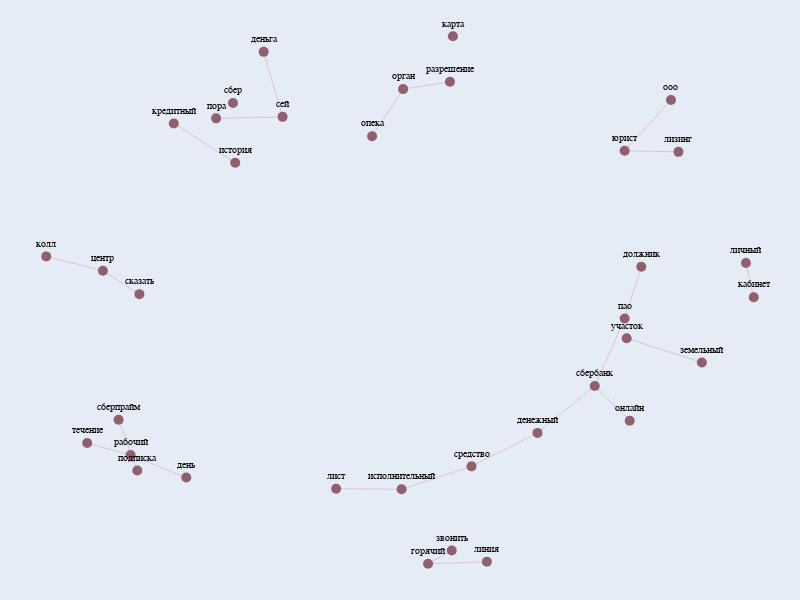

The code cell stored with this chart in its notebook:
### Markdown cell above
В отзывах часто хвалят высокий профессионализм, отделения Сбера в Москве и в Питере, работу сотрудников и, видимо, условия ипотечного кредитования

На графике со средним рейтингом банков было видно, что после октября рейтинг Сбера сильно упал. Можем посмотреть, что не нравилось клиентам банка в ноябре и декабре

### Code cell
neg_bigr, neg_trigr = get_bigr_and_trigr(nlp_data_neg[(nlp_data_neg["bank_name"] == "СберБанк") & (nlp_data_neg['date'].dt.month.isin([11, 12]))])
draw_net(pd.merge(neg_bigr, neg_trigr, how="outer"), edge_color="#cf9db4", node_color="#915f6d")

### Figure 1 — Plotly figure (JSON) as saved in the notebook; plotly's stock layout.template omitted (floating-point values rounded to 4 significant figures)
{"data": [{"hoverinfo": "none", "line": {"color": "#cf9db4", "width": 0.5}, "mode": "lines", "type": "scatter", "x": [0.3846, 0.1987, null, 0.3846, 0.5461, null, 0.1987, 0.001571, null, 0.1462, 0.1462, null, 0.07619, 0.242, null, 0.07619, 0.1428, null, 0.5461, 0.5461, null, 0.5461, 0.6304, null, 0.5461, 0.6445, null, 0.9722, 0.9942, null, 0.6304, 0.6773, null, -0.7622, -0.6054, null, -0.7622, -0.8846, null, -0.3339, -0.5213, null, -0.3339, -0.3871, null, 0.001571, -0.1829, null, -0.4737, -0.4737, null, -0.7433, -0.7961, null, 0.848, 0.6361, null, -1, -0.8402, null, -0.8402, -0.7374, null, -0.6404, -0.4675, null, 0.1379, 0.005825, null, 0.005825, -0.08148, null, 0.7609, 0.6302, null, 0.6302, 0.7819, null], "y": [-0.4935, -0.6156, null, -0.4935, -0.3225, null, -0.6156, -0.6992, null, 0.954, 0.954, null, -0.9711, -0.9638, null, -0.9711, -0.9228, null, -0.3225, -0.3225, null, -0.3225, -0.07615, null, -0.3225, -0.4491, null, 0.1263, 0.001732, null, -0.07615, 0.1125, null, -0.5744, -0.6564, null, -0.5744, -0.5306, null, 0.6598, 0.6544, null, 0.6598, 0.8971, null, -0.6992, -0.6973, null, 0.7104, 0.7104, null, -0.6306, -0.4458, null, -0.2365, -0.1483, null, 0.1507, 0.0981, null, 0.0981, 0.01279, null, 0.6359, 0.4925, null, 0.7879, 0.7611, null, 0.7611, 0.5892, null, 0.7212, 0.5359, null, 0.5359, 0.5321, null]}, {"hoverinfo": "text", "marker": {"color": "#915f6d", "size": 10}, "mode": "markers+text", "text": ["денежный", "средство", "карта", "горячий", "линия", "сбербанк", "личный", "кабинет", "пао", "рабочий", "день", "сей", "пора", "исполнительный", "лист", "сбер", "онлайн", "подписка", "сберпрайм", "земельный", "участок", "колл", "центр", "кредитный", "история", "течение", "сказать", "должник", "звонить", "деньга", "разрешение", "орган", "опека", "ооо", "юрист", "лизинг"], "textfont": {"color": "black", "family": "Arial", "size": 10}, "textposition": "top center", "type": "scatter", "x": [0.3846, 0.1987, 0.1462, 0.07619, 0.242, 0.5461, 0.9722, 0.9942, 0.6304, -0.7622, -0.6054, -0.3339, -0.5213, 0.001571, -0.1829, -0.4737, 0.6445, -0.7433, -0.7961, 0.848, 0.6361, -1, -0.8402, -0.6404, -0.4675, -0.8846, -0.7374, 0.6773, 0.1428, -0.3871, 0.1379, 0.005825, -0.08148, 0.7609, 0.6302, 0.7819], "y": [-0.4935, -0.6156, 0.954, -0.9711, -0.9638, -0.3225, 0.1263, 0.001732, -0.07615, -0.5744, -0.6564, 0.6598, 0.6544, -0.6992, -0.6973, 0.7104, -0.4491, -0.6306, -0.4458, -0.2365, -0.1483, 0.1507, 0.0981, 0.6359, 0.4925, -0.5306, 0.01279, 0.1125, -0.9228, 0.8971, 0.7879, 0.7611, 0.5892, 0.7212, 0.5359, 0.5321]}], "layout": {"height": 600, "hovermode": "closest", "margin": {"b": 0, "l": 0, "r": 0, "t": 0}, "showlegend": false, "width": 800, "xaxis": {"showgrid": false, "showticklabels": false, "zeroline": false}, "yaxis": {"showgrid": false, "showticklabels": false, "zeroline": false}}}
